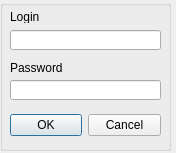
<?xml version="1.0" encoding="UTF-8"?>
<ui version="4.0">
 <class>Authentication_dialog</class>
 <widget class="QDialog" name="Authentication_dialog">
  <property name="enabled">
   <bool>true</bool>
  </property>
  <property name="geometry">
   <rect>
    <x>0</x>
    <y>0</y>
    <width>176</width>
    <height>153</height>
   </rect>
  </property>
  <property name="sizePolicy">
   <sizepolicy hsizetype="Fixed" vsizetype="Fixed">
    <horstretch>0</horstretch>
    <verstretch>0</verstretch>
   </sizepolicy>
  </property>
  <property name="minimumSize">
   <size>
    <width>1</width>
    <height>0</height>
   </size>
  </property>
  <property name="maximumSize">
   <size>
    <width>256</width>
    <height>256</height>
   </size>
  </property>
  <property name="windowTitle">
   <string>Dialog</string>
  </property>
  <widget class="QGroupBox" name="groupBox">
   <property name="geometry">
    <rect>
     <x>0</x>
     <y>0</y>
     <width>171</width>
     <height>151</height>
    </rect>
   </property>
   <property name="title">
    <string/>
   </property>
   <widget class="QLineEdit" name="login_LineEdit">
    <property name="geometry">
     <rect>
      <x>10</x>
      <y>30</y>
      <width>151</width>
      <height>20</height>
     </rect>
    </property>
   </widget>
   <widget class="QLineEdit" name="pass_LineEdit">
    <property name="geometry">
     <rect>
      <x>10</x>
      <y>80</y>
      <width>151</width>
      <height>20</height>
     </rect>
    </property>
    <property name="echoMode">
     <enum>QLineEdit::PasswordEchoOnEdit</enum>
    </property>
   </widget>
   <widget class="QLabel" name="login_Label">
    <property name="geometry">
     <rect>
      <x>10</x>
      <y>10</y>
      <width>47</width>
      <height>13</height>
     </rect>
    </property>
    <property name="text">
     <string>Login</string>
    </property>
   </widget>
   <widget class="QLabel" name="pass_Label">
    <property name="geometry">
     <rect>
      <x>10</x>
      <y>60</y>
      <width>71</width>
      <height>16</height>
     </rect>
    </property>
    <property name="text">
     <string>Password</string>
    </property>
   </widget>
   <widget class="QDialogButtonBox" name="DialogButtonBox">
    <property name="geometry">
     <rect>
      <x>10</x>
      <y>110</y>
      <width>151</width>
      <height>31</height>
     </rect>
    </property>
    <property name="orientation">
     <enum>Qt::Horizontal</enum>
    </property>
    <property name="standardButtons">
     <set>QDialogButtonBox::Cancel|QDialogButtonBox::Ok</set>
    </property>
   </widget>
  </widget>
 </widget>
 <resources/>
 <connections/>
</ui>
